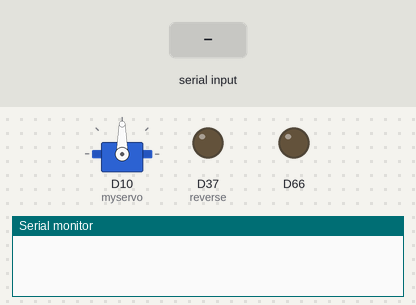
Bench run of a sketch on a simulated Arduino Due. On the bench: servo, output pins drawn as LEDs (lit = HIGH), the last lines printed to the serial monitor. Inputs (shaded band) come from the test bench.

Above: at 1.2 s.
1.3 s: "90;45\n" received over the second serial link
At 2.1 s:
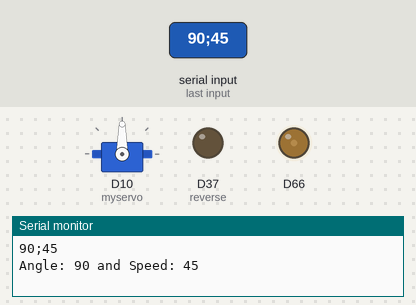
3.8 s: "1\n" received over the second serial link
At 4.6 s:
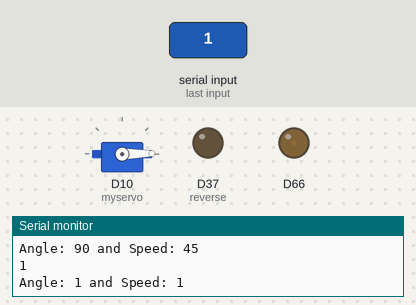
6.3 s: "1;90;45\n" received over the second serial link
At 7.1 s:
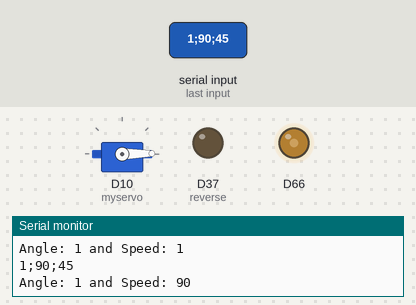
8.8 s: "30;150\n" received over the second serial link
At 9.6 s:
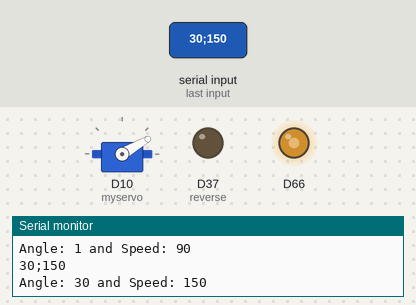
11.3 s: "0\n" received over the second serial link
At 12.1 s:
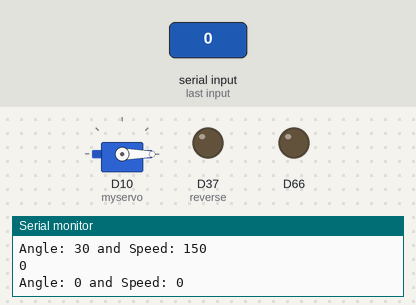
12.8 s: "5\n" received over the second serial link
At 15.6 s:
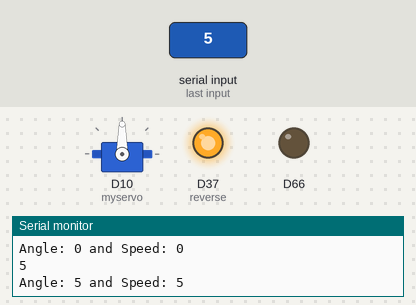
Timing chart, 0 to 16.8 s (numbered marks = the images above; inputs shaded):
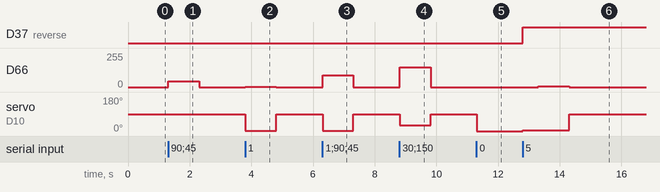

The sketch:

angleAndSpeed.ino
```cpp
 #include <Servo.h>

Servo myservo;
String input = "<a180s50>";
String num1 ;
String num2;
String sign;
int pos = 0;
int angle = 90;
int s;
String sp;
int idx = 0;
unsigned long messageReceived = 0;
int sens = 1; //1 = marche avant; 0 = marche arrière

int movementSpeed = 0;

const int reverse = 37;
int speedPin = DAC0;

int var = 0;


void setup() {
  Serial.begin(9600);
  Serial1.begin(9600);
  Serial1.setTimeout(10);
  myservo.attach(10);  // attaches the servo on pin 9 to the servo object

  pinMode(reverse, OUTPUT);
  pinMode(speedPin, OUTPUT);
  myservo.write(90);
}

void loop() {


  /*for (pos = 0; pos <= angle; pos += 1) { // goes from 0 degrees to 180 degrees
    // in steps of 1 degree
    myservo.write(pos);              // tell servo to go to position in variable 'pos'
    delay(s);                       // waits 15ms for the servo to reach the position

    }*/


  if ( Serial1.available() > 0) {
    input = Serial1.readString();
    Serial.println(input);

    idx = input.indexOf(';');
    num1 = input.substring(0, idx);
    num2 = input.substring(idx + 1);
    //sign = input.substring(idx + 4, idx + 5);
    //sp = input.substring(idx + 5);


    angle = num1.toInt();
    s = num2.toInt();
    //movementSpeed = sp.toInt();
    //Serial1.println(angle);
    myservo.write(angle);
    //Serial1.println(s);
    //delay(s);

    Serial.print("Angle: ");
    Serial.print(angle);
    Serial.print(" and Speed: ");
    Serial.println(s);

    if (sens == 1 && s <=0){
      sens = 0;
      digitalWrite(reverse, LOW);
      delay(500);

    }
    else if (sens == 0 && s >= 0){
      sens = 1;
      digitalWrite(reverse, HIGH);
      delay(500);
    }

    analogWrite(speedPin, abs(s));
    messageReceived = millis();
  }

  if ((millis() - messageReceived) > 1000 && abs(s) > 0){
    myservo.write(90);
    s = 0;
    analogWrite(speedPin, s);
  }


}


//180;+90
//180;-90
//180; 15; +0
```

Measured:
- after the input at 1.3 s, D66: 0/255 → 45/255 at once, → 0/255 1.0 s later
- after the input at 3.8 s, D66: 0/255 → 1/255 at once, → 0/255 1.0 s later; servo on D10 (myservo): 90° → 1° at once, → 90° 1.0 s later
- after the input at 6.3 s, D66: 0/255 → 90/255 at once, → 0/255 1.0 s later; servo on D10 (myservo): 90° → 1° at once, → 90° 1.0 s later
- after the input at 8.8 s, D66: 0/255 → 150/255 at once, → 0/255 1.0 s later; servo on D10 (myservo): 90° → 30° at once, → 90° 1.0 s later
- after the input at 11.3 s, servo on D10 (myservo): 90° → 0° at once
- after the input at 12.8 s, D37 (reverse): LOW → HIGH at once; D66: 0/255 → 5/255 after 0.51 s, → 0/255 1.0 s later; servo on D10 (myservo): 0° → 5° at once, → 90° 1.5 s later
